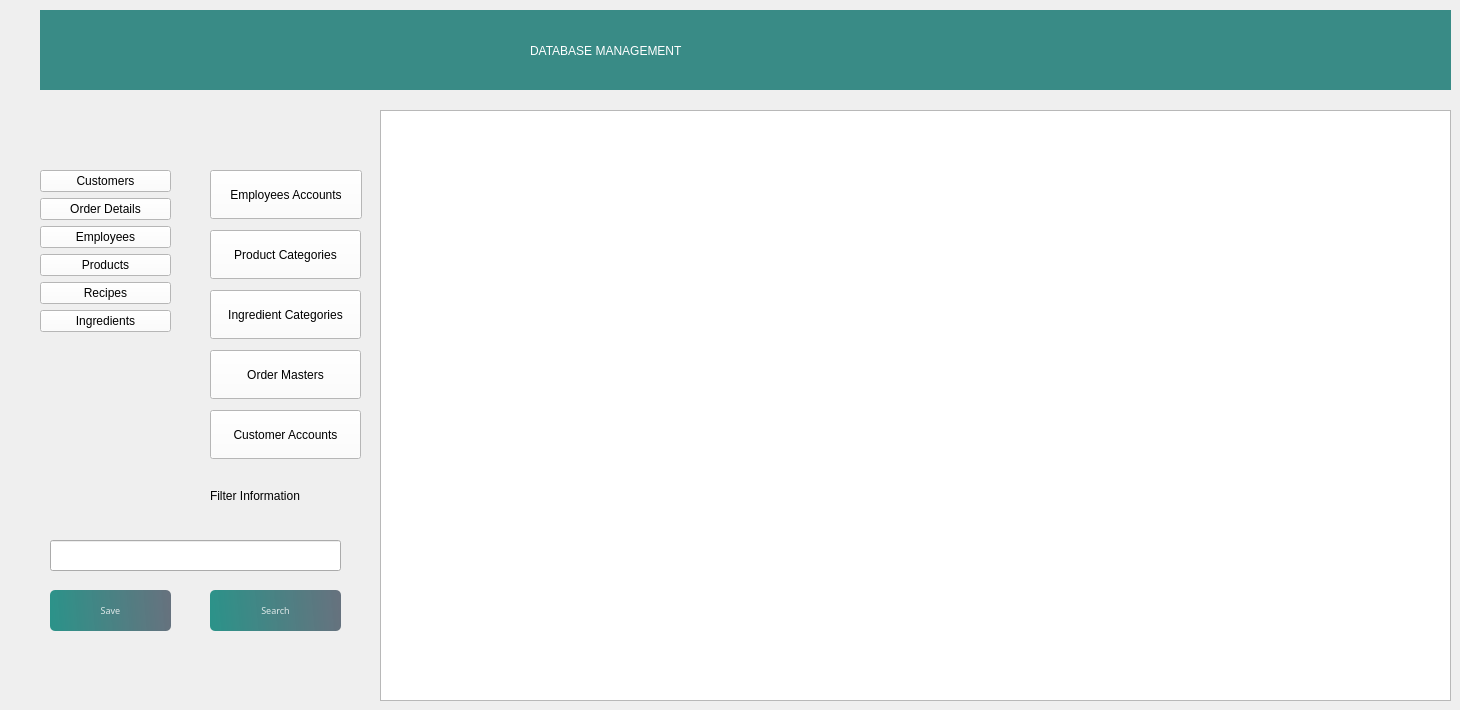
    <widget class="QWidget" name="tab_2">
     <attribute name="title">
      <string>Database Management</string>
     </attribute>
     <widget class="QTableWidget" name="tableWidgetDatabase">
      <property name="geometry">
       <rect>
        <x>380</x>
        <y>110</y>
        <width>1071</width>
        <height>591</height>
       </rect>
      </property>
     </widget>
     <widget class="QWidget" name="widget" native="true">
      <property name="geometry">
       <rect>
        <x>40</x>
        <y>10</y>
        <width>1411</width>
        <height>80</height>
       </rect>
      </property>
      <property name="styleSheet">
       <string notr="true">background-color:rgb(57, 139, 134)</string>
      </property>
      <widget class="QLabel" name="label_19">
       <property name="geometry">
        <rect>
         <x>490</x>
         <y>10</y>
         <width>561</width>
         <height>61</height>
        </rect>
       </property>
       <property name="styleSheet">
        <string notr="true">color:rgb(255, 255, 255);
font: 63 28pt &quot;Bahnschrift SemiBold&quot;;
</string>
       </property>
       <property name="text">
        <string>DATABASE MANAGEMENT </string>
       </property>
      </widget>
     </widget>
     <widget class="QPushButton" name="pushButtonSearch">
      <property name="geometry">
       <rect>
        <x>210</x>
        <y>590</y>
        <width>131</width>
        <height>41</height>
       </rect>
      </property>
      <property name="font">
       <font>
        <family>Bahnschrift</family>
        <pointsize>7</pointsize>
        <weight>50</weight>
        <italic>false</italic>
        <bold>false</bold>
       </font>
      </property>
      <property name="styleSheet">
       <string notr="true">QPushButton{
	background-color: qlineargradient(spread:pad, x1:0, y1:0.505682, x2:1, y2:0.477, stop:0 rgba(11, 131,120, 219), stop:1 rgba(85,98,112,226));
	color:rgba(255,255,255,210);
	border-radius: 5px;
}
QPushButton:hover{
background-color: qlineargradient(spread:pad, x1:0, y1:0.505682, x2:1, y2:0.477, stop:0 rgba(150, 123,111, 219), stop:1 rgba(85,81,84,226));
}
QPushButton:press{
	padding-left:5px;
	padding-top: 5px;
	background-color: rgba(150,123,111,255);
}
</string>
      </property>
      <property name="text">
       <string>Search</string>
      </property>
      <property name="icon">
       <iconset>
        <normaloff>../../../XPS9530/Downloads/projectRoboTraiCay (3)/projectRoboTraiCay (3)/Manager/images/search.png</normaloff>../../../XPS9530/Downloads/projectRoboTraiCay (3)/projectRoboTraiCay (3)/Manager/images/search.png</iconset>
      </property>
     </widget>
     <widget class="QPushButton" name="pushButtonSaveDatabase">
      <property name="geometry">
       <rect>
        <x>50</x>
        <y>590</y>
        <width>121</width>
        <height>41</height>
       </rect>
      </property>
      <property name="font">
       <font>
        <family>Bahnschrift</family>
        <pointsize>7</pointsize>
        <weight>50</weight>
        <italic>false</italic>
        <bold>false</bold>
       </font>
      </property>
      <property name="styleSheet">
       <string notr="true">QPushButton{
	background-color: qlineargradient(spread:pad, x1:0, y1:0.505682, x2:1, y2:0.477, stop:0 rgba(11, 131,120, 219), stop:1 rgba(85,98,112,226));
	color:rgba(255,255,255,210);
	border-radius: 5px;
}
QPushButton:hover{
background-color: qlineargradient(spread:pad, x1:0, y1:0.505682, x2:1, y2:0.477, stop:0 rgba(150, 123,111, 219), stop:1 rgba(85,81,84,226));
}
QPushButton:press{
	padding-left:5px;
	padding-top: 5px;
	background-color: rgba(150,123,111,255);
}
</string>
      </property>
      <property name="text">
       <string>Save</string>
      </property>
      <property name="icon">
       <iconset>
        <normaloff>../../../XPS9530/.designer/backup/images/confirm.png</normaloff>../../../XPS9530/.designer/backup/images/confirm.png</iconset>
      </property>
     </widget>
     <widget class="QWidget" name="verticalLayoutWidget_3">
      <property name="geometry">
       <rect>
        <x>40</x>
        <y>170</y>
        <width>131</width>
        <height>341</height>
       </rect>
      </property>
      <layout class="QGridLayout" name="gridLayout_6">
       <property name="sizeConstraint">
        <enum>QLayout::SetMaximumSize</enum>
       </property>
       <item row="0" column="0">
        <widget class="QPushButton" name="pushButtonCustomers">
         <property name="styleSheet">
          <string notr="true">
    QPushButton {
        background-color: rgb(255, 255, 255);
    }
    QPushButton:hover {
        background-color: lightblue;
    }
    QPushButton:pressed {
        background-color: lightskyblue;
    }</string>
         </property>
         <property name="text">
          <string>Customers</string>
         </property>
         <property name="icon">
          <iconset>
           <normaloff>../../../XPS9530/Downloads/projectRoboTraiCay (3)/projectRoboTraiCay (3)/Manager/product_cate.jpg</normaloff>../../../XPS9530/Downloads/projectRoboTraiCay (3)/projectRoboTraiCay (3)/Manager/product_cate.jpg</iconset>
         </property>
         <property name="iconSize">
          <size>
           <width>40</width>
           <height>40</height>
          </size>
         </property>
        </widget>
       </item>
       <item row="1" column="0">
        <widget class="QPushButton" name="pushButtonOrderDetails">
         <property name="styleSheet">
          <string notr="true">
    QPushButton {
        background-color: rgb(255, 255, 255);
    }
    QPushButton:hover {
        background-color: lightblue;
    }
    QPushButton:pressed {
        background-color: lightskyblue;
    }</string>
         </property>
         <property name="text">
          <string>Order Details</string>
         </property>
         <property name="icon">
          <iconset>
           <normaloff>../../../XPS9530/Downloads/projectRoboTraiCay (3)/projectRoboTraiCay (3)/Manager/growth rate.jpg</normaloff>../../../XPS9530/Downloads/projectRoboTraiCay (3)/projectRoboTraiCay (3)/Manager/growth rate.jpg</iconset>
         </property>
         <property name="iconSize">
          <size>
           <width>40</width>
           <height>40</height>
          </size>
         </property>
        </widget>
       </item>
       <item row="2" column="0">
        <widget class="QPushButton" name="pushButtonEmployees">
         <property name="styleSheet">
          <string notr="true">
    QPushButton {
        background-color: rgb(255, 255, 255);
    }
    QPushButton:hover {
        background-color: lightblue;
    }
    QPushButton:pressed {
        background-color: lightskyblue;
    }</string>
         </property>
         <property name="text">
          <string>Employees</string>
         </property>
         <property name="icon">
          <iconset>
           <normaloff>../../../XPS9530/Downloads/projectRoboTraiCay (3)/projectRoboTraiCay (3)/Manager/re_product_cate.jpg</normaloff>../../../XPS9530/Downloads/projectRoboTraiCay (3)/projectRoboTraiCay (3)/Manager/re_product_cate.jpg</iconset>
         </property>
         <property name="iconSize">
          <size>
           <width>40</width>
           <height>40</height>
          </size>
         </property>
        </widget>
       </item>
       <item row="3" column="0">
        <widget class="QPushButton" name="pushButtonProducts">
         <property name="styleSheet">
          <string notr="true">
    QPushButton {
        background-color: rgb(255, 255, 255);
    }
    QPushButton:hover {
        background-color: lightblue;
    }
    QPushButton:pressed {
        background-color: lightskyblue;
    }</string>
         </property>
         <property name="text">
          <string>Products</string>
         </property>
         <property name="icon">
          <iconset>
           <normaloff>../../../XPS9530/Downloads/projectRoboTraiCay (3)/projectRoboTraiCay (3)/Manager/growth rate.jpg</normaloff>../../../XPS9530/Downloads/projectRoboTraiCay (3)/projectRoboTraiCay (3)/Manager/growth rate.jpg</iconset>
         </property>
         <property name="iconSize">
          <size>
           <width>40</width>
           <height>40</height>
          </size>
         </property>
        </widget>
       </item>
       <item row="4" column="0">
        <widget class="QPushButton" name="pushButtonRecipes">
         <property name="styleSheet">
          <string notr="true">
    QPushButton {
        background-color: rgb(255, 255, 255);
    }
    QPushButton:hover {
        background-color: lightblue;
    }
    QPushButton:pressed {
        background-color: lightskyblue;
    }</string>
         </property>
         <property name="text">
          <string>Recipes</string>
         </property>
         <property name="icon">
          <iconset>
           <normaloff>../../../XPS9530/Downloads/projectRoboTraiCay (3)/projectRoboTraiCay (3)/Manager/growth rate.jpg</normaloff>../../../XPS9530/Downloads/projectRoboTraiCay (3)/projectRoboTraiCay (3)/Manager/growth rate.jpg</iconset>
         </property>
         <property name="iconSize">
          <size>
           <width>40</width>
           <height>40</height>
          </size>
         </property>
        </widget>
       </item>
       <item row="5" column="0">
        <widget class="QPushButton" name="pushButtonIngredients">
         <property name="styleSheet">
          <string notr="true">
    QPushButton {
        background-color: rgb(255, 255, 255);
    }
    QPushButton:hover {
        background-color: lightblue;
    }
    QPushButton:pressed {
        background-color: lightskyblue;
    }</string>
         </property>
         <property name="text">
          <string>Ingredients</string>
         </property>
         <property name="icon">
          <iconset>
           <normaloff>../../../XPS9530/Downloads/projectRoboTraiCay (3)/projectRoboTraiCay (3)/Manager/re_product.jpg</normaloff>../../../XPS9530/Downloads/projectRoboTraiCay (3)/projectRoboTraiCay (3)/Manager/re_product.jpg</iconset>
         </property>
         <property name="iconSize">
          <size>
           <width>40</width>
           <height>40</height>
          </size>
         </property>
        </widget>
       </item>
      </layout>
     </widget>
     <widget class="QPushButton" name="pushButtonEmployeeAccs">
      <property name="geometry">
       <rect>
        <x>210</x>
        <y>170</y>
        <width>152</width>
        <height>49</height>
       </rect>
      </property>
      <property name="sizePolicy">
       <sizepolicy hsizetype="Fixed" vsizetype="Fixed">
        <horstretch>0</horstretch>
        <verstretch>0</verstretch>
       </sizepolicy>
      </property>
      <property name="styleSheet">
       <string notr="true">
    QPushButton {
        background-color: rgb(255, 255, 255);
    }
    QPushButton:hover {
        background-color: lightblue;
    }
    QPushButton:pressed {
        background-color: lightskyblue;
    }</string>
      </property>
      <property name="text">
       <string>Employees Accounts</string>
      </property>
      <property name="icon">
       <iconset>
        <normaloff>../../../XPS9530/Downloads/projectRoboTraiCay (3)/projectRoboTraiCay (3)/Manager/re_product_cate.jpg</normaloff>../../../XPS9530/Downloads/projectRoboTraiCay (3)/projectRoboTraiCay (3)/Manager/re_product_cate.jpg</iconset>
      </property>
      <property name="iconSize">
       <size>
        <width>40</width>
        <height>40</height>
       </size>
      </property>
     </widget>
     <widget class="QPushButton" name="pushButtonProductCategories">
      <property name="geometry">
       <rect>
        <x>210</x>
        <y>230</y>
        <width>151</width>
        <height>49</height>
       </rect>
      </property>
      <property name="sizePolicy">
       <sizepolicy hsizetype="Fixed" vsizetype="Fixed">
        <horstretch>0</horstretch>
        <verstretch>0</verstretch>
       </sizepolicy>
      </property>
      <property name="styleSheet">
       <string notr="true">
    QPushButton {
        background-color: rgb(255, 255, 255);
    }
    QPushButton:hover {
        background-color: lightblue;
    }
    QPushButton:pressed {
        background-color: lightskyblue;
    }</string>
      </property>
      <property name="text">
       <string>Product Categories</string>
      </property>
      <property name="icon">
       <iconset>
        <normaloff>../../../XPS9530/Downloads/projectRoboTraiCay (3)/projectRoboTraiCay (3)/Manager/growth rate.jpg</normaloff>../../../XPS9530/Downloads/projectRoboTraiCay (3)/projectRoboTraiCay (3)/Manager/growth rate.jpg</iconset>
      </property>
      <property name="iconSize">
       <size>
        <width>40</width>
        <height>40</height>
       </size>
      </property>
     </widget>
     <widget class="QPushButton" name="pushButtonIngredientCategories">
      <property name="geometry">
       <rect>
        <x>210</x>
        <y>290</y>
        <width>151</width>
        <height>49</height>
       </rect>
      </property>
      <property name="sizePolicy">
       <sizepolicy hsizetype="Fixed" vsizetype="Fixed">
        <horstretch>0</horstretch>
        <verstretch>0</verstretch>
       </sizepolicy>
      </property>
      <property name="styleSheet">
       <string notr="true">
    QPushButton {
        background-color: rgb(255, 255, 255);
    }
    QPushButton:hover {
        background-color: lightblue;
    }
    QPushButton:pressed {
        background-color: lightskyblue;
    }</string>
      </property>
      <property name="text">
       <string>Ingredient Categories</string>
      </property>
      <property name="icon">
       <iconset>
        <normaloff>../../../XPS9530/Downloads/projectRoboTraiCay (3)/projectRoboTraiCay (3)/Manager/growth rate.jpg</normaloff>../../../XPS9530/Downloads/projectRoboTraiCay (3)/projectRoboTraiCay (3)/Manager/growth rate.jpg</iconset>
      </property>
      <property name="iconSize">
       <size>
        <width>40</width>
        <height>40</height>
       </size>
      </property>
     </widget>
     <widget class="QPushButton" name="pushButtonOrderMasters">
      <property name="geometry">
       <rect>
        <x>210</x>
        <y>350</y>
        <width>151</width>
        <height>49</height>
       </rect>
      </property>
      <property name="sizePolicy">
       <sizepolicy hsizetype="Fixed" vsizetype="Fixed">
        <horstretch>0</horstretch>
        <verstretch>0</verstretch>
       </sizepolicy>
      </property>
      <property name="styleSheet">
       <string notr="true">
    QPushButton {
        background-color: rgb(255, 255, 255);
    }
    QPushButton:hover {
        background-color: lightblue;
    }
    QPushButton:pressed {
        background-color: lightskyblue;
    }</string>
      </property>
      <property name="text">
       <string>Order Masters</string>
      </property>
      <property name="icon">
       <iconset>
        <normaloff>../../../XPS9530/Downloads/projectRoboTraiCay (3)/projectRoboTraiCay (3)/Manager/growth rate.jpg</normaloff>../../../XPS9530/Downloads/projectRoboTraiCay (3)/projectRoboTraiCay (3)/Manager/growth rate.jpg</iconset>
      </property>
      <property name="iconSize">
       <size>
        <width>40</width>
        <height>40</height>
       </size>
      </property>
     </widget>
     <widget class="QPushButton" name="pushButtonCustomerAccs">
      <property name="geometry">
       <rect>
        <x>210</x>
        <y>410</y>
        <width>151</width>
        <height>49</height>
       </rect>
      </property>
      <property name="sizePolicy">
       <sizepolicy hsizetype="Fixed" vsizetype="Fixed">
        <horstretch>0</horstretch>
        <verstretch>0</verstretch>
       </sizepolicy>
      </property>
      <property name="styleSheet">
       <string notr="true">
    QPushButton {
        background-color: rgb(255, 255, 255);
    }
    QPushButton:hover {
        background-color: lightblue;
    }
    QPushButton:pressed {
        background-color: lightskyblue;
    }</string>
      </property>
      <property name="text">
       <string>Customer Accounts</string>
      </property>
      <property name="icon">
       <iconset>
        <normaloff>../../../XPS9530/Downloads/projectRoboTraiCay (3)/projectRoboTraiCay (3)/Manager/product..jpg</normaloff>../../../XPS9530/Downloads/projectRoboTraiCay (3)/projectRoboTraiCay (3)/Manager/product..jpg</iconset>
      </property>
      <property name="iconSize">
       <size>
        <width>40</width>
        <height>40</height>
       </size>
      </property>
     </widget>
     <widget class="QLabel" name="label_5">
      <property name="geometry">
       <rect>
        <x>210</x>
        <y>480</y>
        <width>111</width>
        <height>31</height>
       </rect>
      </property>
      <property name="text">
       <string>Filter Information</string>
      </property>
     </widget>
     <widget class="QLineEdit" name="lineEditSearchDatabase">
      <property name="geometry">
       <rect>
        <x>50</x>
        <y>540</y>
        <width>291</width>
        <height>31</height>
       </rect>
      </property>
     </widget>
     <zorder>widget</zorder>
     <zorder>tableWidgetDatabase</zorder>
     <zorder>pushButtonSearch</zorder>
     <zorder>pushButtonSaveDatabase</zorder>
     <zorder>verticalLayoutWidget_3</zorder>
     <zorder>pushButtonEmployeeAccs</zorder>
     <zorder>pushButtonProductCategories</zorder>
     <zorder>pushButtonIngredientCategories</zorder>
     <zorder>pushButtonOrderMasters</zorder>
     <zorder>pushButtonCustomerAccs</zorder>
     <zorder>label_5</zorder>
     <zorder>lineEditSearchDatabase</zorder>
    </widget>
